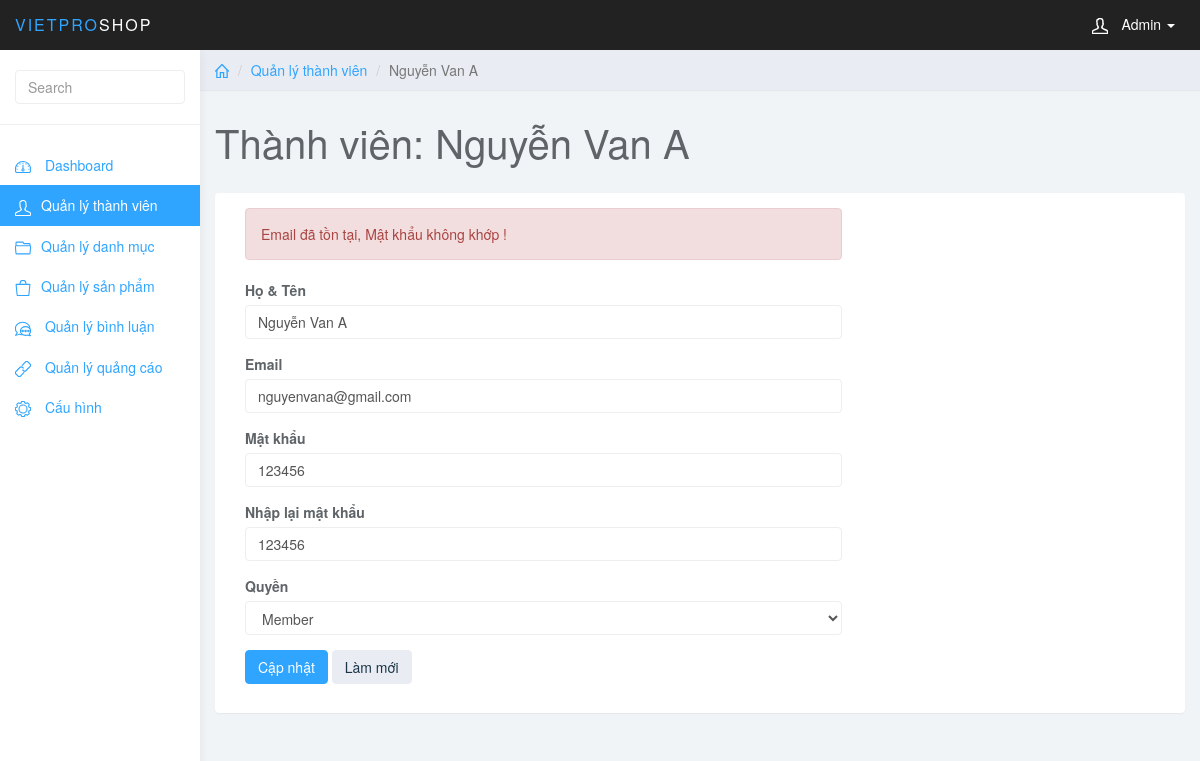
The app's page /admin/index.php?page_layout=edit_user&id=3 (signed in) with its own data.
### tables this page shows
CREATE TABLE `user` (
  `user_id` int(11) NOT NULL,
  `user_full` varchar(255) NOT NULL,
  `user_mail` varchar(255) NOT NULL,
  `user_pass` varchar(255) NOT NULL,
  `user_level` int(1) NOT NULL
);

### admin/modules/user/edit_user.php (the view, shortened to what this page needs)
   <?php
   $user_id=$_GET['id'];
   $sql_user="SELECT*FROM user WHERE user_id='$user_id'";
   $query_user=mysqli_query($conn, $sql_user);
   $row_user=mysqli_fetch_array($query_user);
   ?>
<div class="col-sm-9 col-sm-offset-3 col-lg-10 col-lg-offset-2 main">
	<div class="row">
		<ol class="breadcrumb">
               <li><a href="#"><svg class="glyph stroked home"><use xlink:href="#stroked-home"></use></svg></a></li>
               <li><a href="">Quản lý thành viên</a></li>
			<li class="active"><?php echo $row_user['user_full'];?></li>
		</ol>
	</div>
	<div class="row">
		<div class="col-lg-12">
			<h1 class="page-header">Thành viên: <?php echo $row_user['user_full'];?></h1>
		</div>
       </div>
       <div class="row">
               <div class="col-lg-12">
                   <div class="panel panel-default">
                       <div class="panel-body">
                           <div class="col-md-8">
                               <div class="alert alert-danger">Email đã tồn tại, Mật khẩu không khớp !</div>
                           <form role="form" method="post">
                               <div class="form-group">
                                   <label>Họ & Tên</label>
                                   <input type="text" name="user_full" required class="form-control" value="<?php echo $row_user['user_full'];?>" placeholder="">
                               </div>
                               <div class="form-group">
                                   <label>Email</label>
                                   <input type="text" name="user_mail" required value="<?php echo $row_user['user_mail'];?>" class="form-control">
                               </div>
                               <div class="form-group">
                                   <label>Mật khẩu</label>
                                   <input type="text" name="user_pass" required value="<?php echo $row_user['user_pass'];?>" class="form-control">
                               </div>
                               <div class="form-group">
                                   <label>Nhập lại mật khẩu</label>
                                   <input type="text" name="user_re_pass" required value="<?php echo $row_user['user_pass'];?>" class="form-control">
                               </div>
                               <div class="form-group">
                                   <label>Quyền</label>
                                   <select name="user_level" class="form-control">
                                       <option <?php if($row_user['user_level']==2){ echo 'selected';}?> value=2>Member</option>
                                   </select>
                               </div>
                               <button type="submit" name="sbm" class="btn btn-primary">Cập nhật</button>
                               <button type="reset" class="btn btn-default">Làm mới</button>
                           </div>
                       </div>
                   </div>
               </div>
           </div>
</div>

### admin/css/styles.css (style rules this page uses)
body { background: #f1f4f7; padding-top: 50px; color: #5f6468; }
a, a:hover, a:focus { color: #30a5ff; }
h1, h2, h3, h4, h5, h6 { color: #5f6468; }
h1 { font-weight: 300; font-size: 40px; }
.form-control { border: 1px solid #eee; box-shadow: none; }
.btn-default, .btn-default:hover, .btn-default:focus, .btn-default:active, .btn-default.active, .open > .dropdown-toggle.btn-default, .btn-default.disabled, .btn-default[disabled], fieldset[disabled] .btn-default, .btn-default.disabled:hover, .btn-default[disabled]:hover, fieldset[disabled] .btn-default:hover, .btn-default.disabled:focus, .btn-default[disabled]:focus, fieldset[disabled] .btn-default:focus, .btn-default.disabled:active, .btn-default[disabled]:active, fieldset[disabled] .btn-default:active, .btn-default.disabled.active, .btn-default[disabled].active, fieldset[disabled] .btn-default.active { background-color: #e9ecf2; border-color: #e9ecf2; color: #1b3548; }
.btn-primary, .btn-primary:hover, .btn-primary:focus, .btn-primary:active, .btn-primary.active, .open > .dropdown-toggle.btn-primary, .btn-primary.disabled, .btn-primary[disabled], fieldset[disabled] .btn-primary, .btn-primary.disabled:hover, .btn-primary[disabled]:hover, fieldset[disabled] .btn-primary:hover, .btn-primary.disabled:focus, .btn-primary[disabled]:focus, fieldset[disabled] .btn-primary:focus, .btn-primary.disabled:active, .btn-primary[disabled]:active, fieldset[disabled] .btn-primary:active, .btn-primary.disabled.active, .btn-primary[disabled].active, fieldset[disabled] .btn-primary.active { background-color: #30a5ff; border-color: #30a5ff; }
.panel { border: 0; }
.breadcrumb { border-radius: 0; padding: 10px 15px; background: #e9ecf2; box-shadow: 0 1px 1px rgba(0, 0, 0, .05); margin: 0 ; }
h1.page-header { margin-top: 30px; border-bottom: 0; }
.breadcrumb .glyph { height: 14px; width: 14px; margin: -2px 0 0 0; stroke-width: 4px; }

### records on screen
user: user_full "Nguyễn Van A", user_mail "nguyenvana@gmail.com", user_pass "123456", user_re_pass "123456", user_level "Member"
